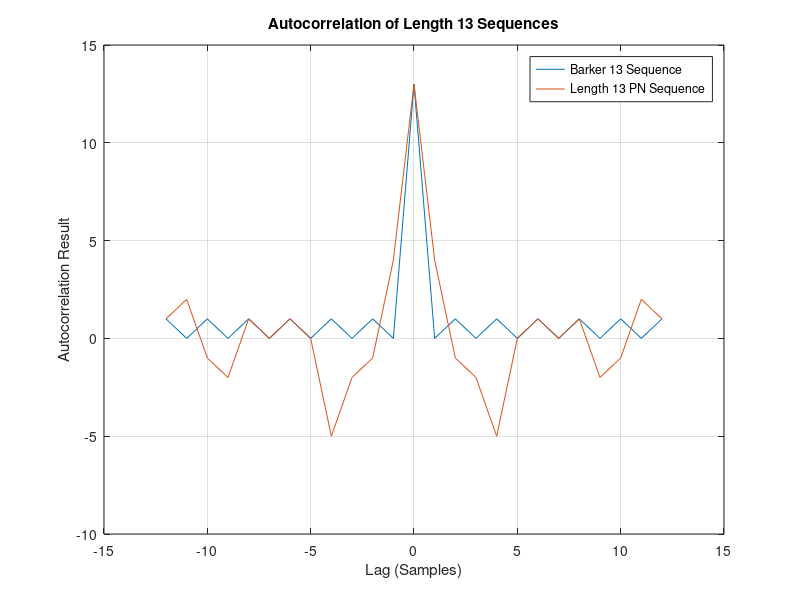
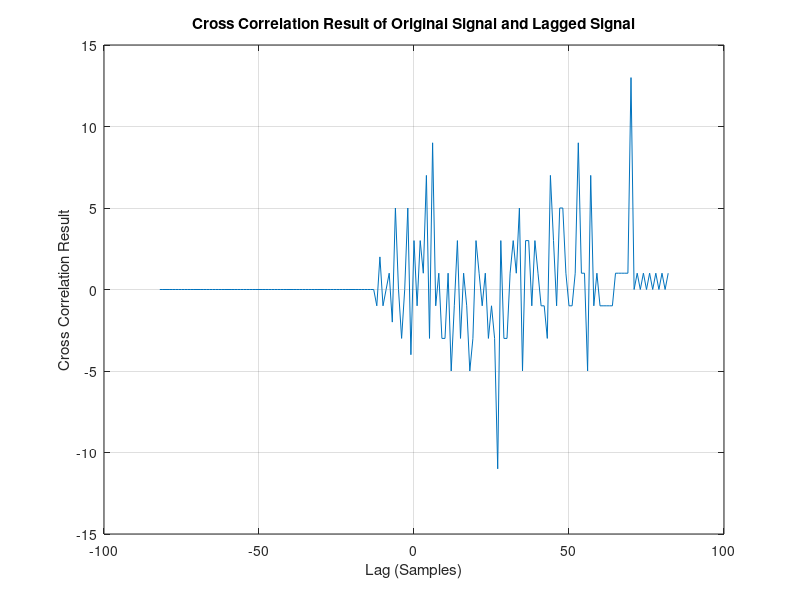

Source code (MATLAB) for these figures, in order:
% Barker sequence, pn sequence, and fiding the lag with xcorr
%
% Turker Dolapci
% 2024.10.14
%

clear all
close all
clc

barker13seq=[1 1 1 1 1 -1 -1 1 1 -1 1 -1 1]; %length 13 barker code sequence
pn13seq=[(-1).^(randi([0 1],1,13))]; %length 13 pseudo noise sequence

[xcorrBarker13,lagsBarker13]=xcorr(barker13seq); %autocorrelation of barker13 sequence
[xcorrpn13,lagspn13]=xcorr(pn13seq); %autocorrelation of length 13 pseudo noise sequence

figure
plot(lagsBarker13,xcorrBarker13)
hold on
plot(lagspn13,xcorrpn13)
xlabel('Lag (Samples)')
ylabel('Autocorrelation Result')
legend('Barker 13 Sequence','Length 13 PN Sequence')
title('Autocorrelation of Length 13 Sequences')
grid on

%random binary signal sequence followed by barker 13 code
insertrandsamp=70;
rx_seq=[[(-1).^(randi([0 1],1,insertrandsamp))]  barker13seq];
[R,lags]=xcorr(rx_seq,barker13seq);
figure
plot(lags,R)
xlabel('Lag (Samples)')
ylabel('Cross Correlation Result')
title('Cross Correlation Result of Original Signal and Lagged Signal')
grid on

